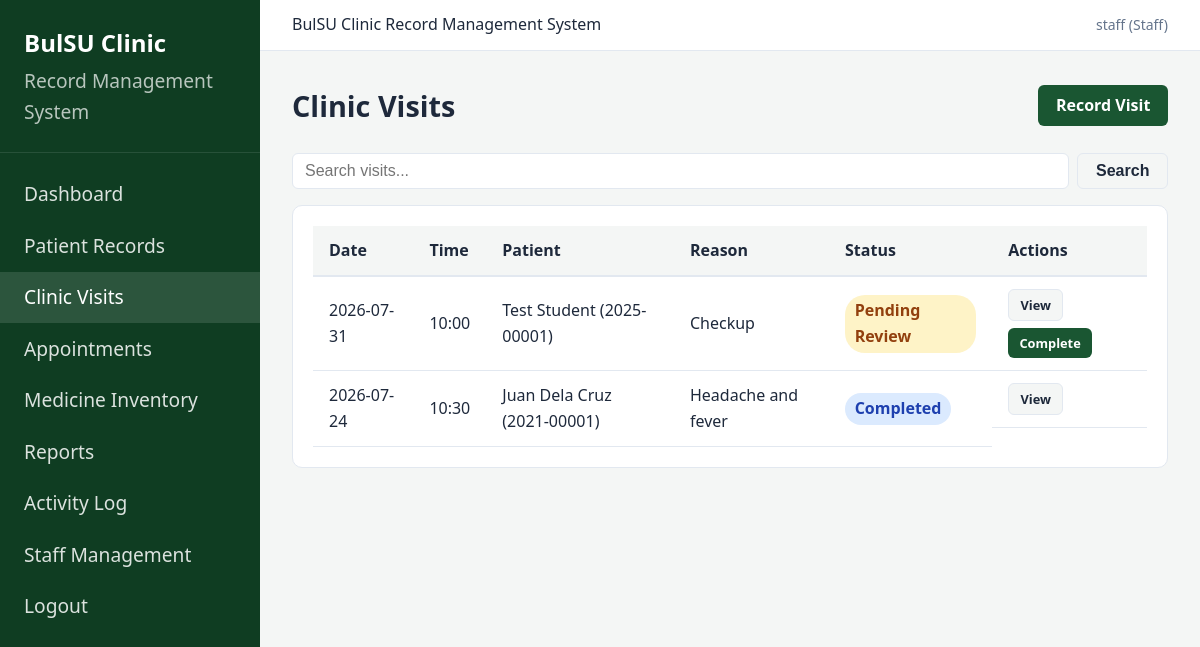
The page /visits/ (signed in) on the database its author committed.
### tables this page shows
CREATE TABLE clinic_visits (
            id INTEGER PRIMARY KEY AUTOINCREMENT,
            patient_id INTEGER NOT NULL,
            staff_id INTEGER,
            visit_date TEXT NOT NULL,
            visit_time TEXT NOT NULL,
            reason TEXT NOT NULL,
            vital_signs TEXT,
            assessment TEXT,
            treatment TEXT,
            notes TEXT,
            created_at TEXT DEFAULT CURRENT_TIMESTAMP, symptoms TEXT,
            FOREIGN KEY (patient_id) REFERENCES patients(id) ON DELETE CASCADE,
            FOREIGN KEY (staff_id) REFERENCES users(id) ON DELETE SET NULL
        );

CREATE TABLE patients (
            id INTEGER PRIMARY KEY AUTOINCREMENT,
            user_id INTEGER UNIQUE,
            student_id TEXT UNIQUE NOT NULL,
            first_name TEXT NOT NULL,
            last_name TEXT NOT NULL,
            course TEXT,
            year_level TEXT,
            contact_number TEXT,
            emergency_contact TEXT,
            medical_history TEXT,
            allergies TEXT,
            created_at TEXT DEFAULT CURRENT_TIMESTAMP,
            updated_at TEXT DEFAULT CURRENT_TIMESTAMP,
            FOREIGN KEY (user_id) REFERENCES users(id) ON DELETE SET NULL
        );

### controllers/visit_controller.py (the view)
@visit_bp.route("/")
@staff_required
def list_visits():
    search = request.args.get("search", "")
    visits = ClinicVisitModel.get_all(search)
    return render_template("staff/visits/list.html", visits=visits, search=search)

### models/clinic_visit.py (called while the page is built, shortened)
    @staticmethod
    def get_all(search=""):
        conn = get_db()
        query = """
            SELECT v.*, p.student_id, p.first_name, p.last_name
            FROM clinic_visits v
            JOIN patients p ON v.patient_id = p.id
        """
        params = []
        query += " ORDER BY v.visit_date DESC, v.visit_time DESC"
        rows = conn.execute(query, params).fetchall()
        conn.close()
        return [dict(row) for row in rows]

### models/database.py (called while the page is built)
def get_db():
    conn = sqlite3.connect(Config.DATABASE)
    conn.row_factory = sqlite3.Row
    conn.execute("PRAGMA foreign_keys = ON")
    return conn

### views/templates/staff/visits/list.html (shortened to what this page needs)
{% extends "base.html" %}
{% block content %}
<div class="page-header">
    <h1>Clinic Visits</h1>
    <a href="{{ url_for('visits.add_visit') }}" class="btn btn-primary">Record Visit</a>
</div>
<form class="search-bar" method="GET">
    <input type="text" name="search" value="{{ search }}" placeholder="Search visits...">
    <button type="submit" class="btn btn-secondary">Search</button>
</form>
<div class="card">
    <div class="table-wrap">
        <table>
            <thead>
                <tr><th>Date</th><th>Time</th><th>Patient</th><th>Reason</th><th>Status</th><th>Actions</th></tr>
            </thead>
            <tbody>
                {% for v in visits %}
                <tr>
                    <td>{{ v.visit_date }}</td>
                    <td>{{ v.visit_time }}</td>
                    <td>{{ v.first_name }} {{ v.last_name }} ({{ v.student_id }})</td>
                    <td>{{ v.reason }}</td>
                    <td>
                        {% if v.staff_id is none %}
                        <span class="badge badge-pending">Pending Review</span>
                        {% else %}
                        <span class="badge badge-completed">Completed</span>
                        {% endif %}
                    </td>
                    <td class="btn-group">
                        <a href="{{ url_for('visits.view_visit', visit_id=v.id) }}" class="btn btn-secondary btn-sm">View</a>
                        {% if v.staff_id is none %}
                        <a href="{{ url_for('visits.complete_visit', visit_id=v.id) }}" class="btn btn-primary btn-sm">Complete</a>
                        {% endif %}
                    </td>
                </tr>
                {% else %}
                <tr><td colspan="6" class="empty-state">No clinic visits found.</td></tr>
                {% endfor %}
            </tbody>
        </table>
    </div>
</div>
{% endblock %}

### views/static/css/style.css (style rules this page uses)
:root { --primary: #1a5632; --primary-dark: #0f3d22; --primary-light: #2d7a4a; --accent: #c8a415; --bg: #f4f6f5; --card: #ffffff; --text: #1e293b; --muted: #64748b; --border: #e2e8f0; --danger: #dc2626; --warning: #d97706; --success: #16a34a; --info: #2563eb; }
* { box-sizing: border-box; margin: 0; padding: 0; }
body { font-family: 'Segoe UI', Tahoma, Geneva, Verdana, sans-serif; background: var(--bg); color: var(--text); line-height: 1.6; }
a { color: var(--primary); text-decoration: none; }
.page-header { margin-bottom: 1.5rem; display: flex; justify-content: space-between; align-items: center; flex-wrap: wrap; gap: 1rem; }
.page-header h1 { font-size: 1.8rem; font-weight: 700; }
.card { background: var(--card); border: 1px solid var(--border); border-radius: 10px; padding: 1.25rem; margin-bottom: 1.25rem; }
.table-wrap { overflow-x: auto; }
table { width: 100%; border-collapse: collapse; font-size: 1rem; }
thead th { background: var(--bg); padding: 0.75rem 1rem; text-align: left; font-weight: 600; border-bottom: 2px solid var(--border); white-space: nowrap; }
tbody td { padding: 0.75rem 1rem; border-bottom: 1px solid var(--border); vertical-align: middle; }
.btn { display: inline-block; padding: 0.5rem 1.1rem; border: none; border-radius: 6px; font-size: 1rem; font-weight: 600; cursor: pointer; text-decoration: none; transition: background 0.2s; }
.btn-primary { background: var(--primary); color: #fff; }
.btn-secondary { background: var(--bg); color: var(--text); border: 1px solid var(--border); }
.btn-sm { padding: 0.3rem 0.7rem; font-size: 0.8rem; }
.btn-group { display: flex; gap: 0.4rem; flex-wrap: wrap; }
.badge { display: inline-block; padding: 0.2rem 0.6rem; border-radius: 20px; font-size: 1rem; font-weight: 600; }
.badge-pending { background: #fef3c7; color: #92400e; }
.badge-completed { background: #dbeafe; color: #1e40af; }
.search-bar { display: flex; gap: 0.5rem; margin-bottom: 1rem; }
.search-bar input { flex: 1; padding: 0.5rem 0.75rem; border: 1px solid var(--border); border-radius: 6px; font-size: 1rem; }

### rows shown on the page
clinic_visits: visit_date "2026-07-31", visit_time "10:00", first_name "Test", last_name "Student", student_id "2025-00001", reason "Checkup", shows "Pending Review"
clinic_visits: visit_date "2026-07-24", visit_time "10:30", first_name "Juan", last_name "Dela Cruz", student_id "2021-00001", reason "Headache and fever", shows "Completed"

### other values the page prints
{{ session.get('username') }} "staff"
